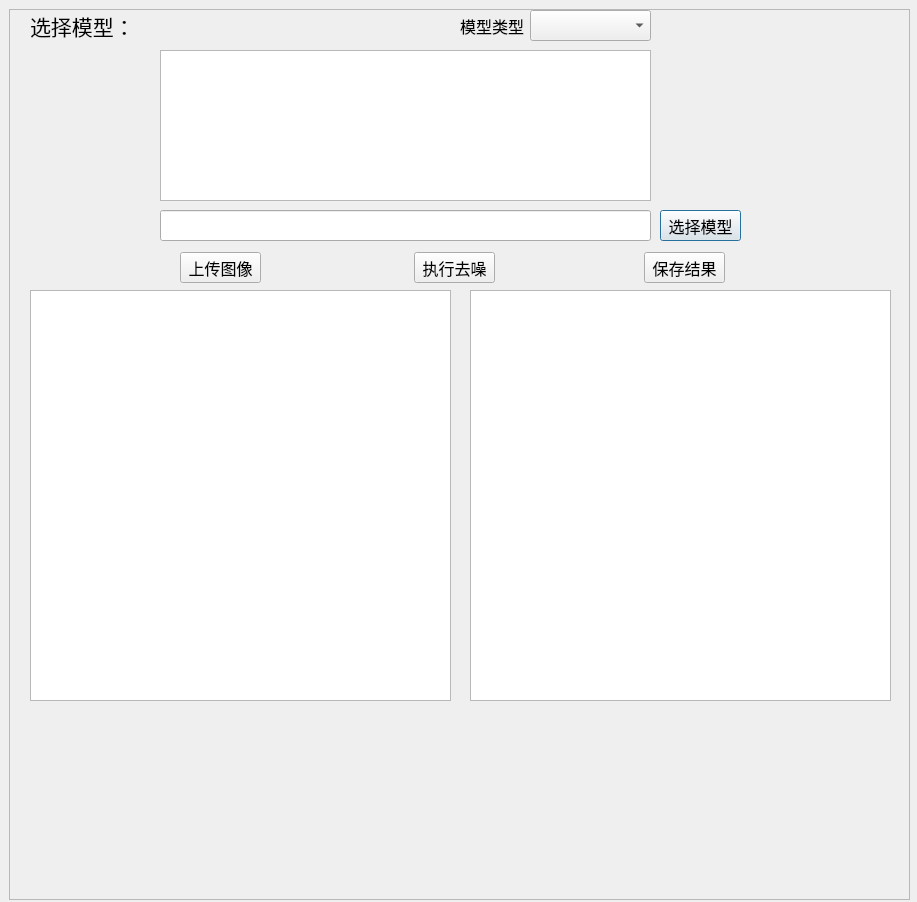
<?xml version="1.0" encoding="UTF-8"?>
<ui version="4.0">
 <class>quzao</class>
 <widget class="QDialog" name="quzao">
  <property name="geometry">
   <rect>
    <x>0</x>
    <y>0</y>
    <width>917</width>
    <height>902</height>
   </rect>
  </property>
  <property name="windowTitle">
   <string>分割图像</string>
  </property>
  <property name="windowIcon">
   <iconset>
    <normaloff>image/logo.ico</normaloff>image/logo.ico</iconset>
  </property>
  <widget class="QPushButton" name="pushButton_2">
   <property name="geometry">
    <rect>
     <x>660</x>
     <y>210</y>
     <width>81</width>
     <height>31</height>
    </rect>
   </property>
   <property name="font">
    <font>
     <family>宋体</family>
     <pointsize>12</pointsize>
    </font>
   </property>
   <property name="text">
    <string>选择模型</string>
   </property>
  </widget>
  <widget class="QPushButton" name="pushButton_4">
   <property name="geometry">
    <rect>
     <x>180</x>
     <y>252</y>
     <width>81</width>
     <height>31</height>
    </rect>
   </property>
   <property name="font">
    <font>
     <family>宋体</family>
     <pointsize>12</pointsize>
    </font>
   </property>
   <property name="text">
    <string>上传图像</string>
   </property>
  </widget>
  <widget class="QLabel" name="label">
   <property name="geometry">
    <rect>
     <x>30</x>
     <y>290</y>
     <width>421</width>
     <height>411</height>
    </rect>
   </property>
   <property name="text">
    <string/>
   </property>
  </widget>
  <widget class="QLabel" name="label_3">
   <property name="geometry">
    <rect>
     <x>30</x>
     <y>10</y>
     <width>110</width>
     <height>31</height>
    </rect>
   </property>
   <property name="font">
    <font>
     <family>宋体</family>
     <pointsize>16</pointsize>
     <weight>50</weight>
     <bold>false</bold>
    </font>
   </property>
   <property name="text">
    <string>选择模型：</string>
   </property>
  </widget>
  <widget class="QListView" name="listView_3">
   <property name="geometry">
    <rect>
     <x>30</x>
     <y>290</y>
     <width>421</width>
     <height>411</height>
    </rect>
   </property>
  </widget>
  <widget class="QFrame" name="frame">
   <property name="geometry">
    <rect>
     <x>9</x>
     <y>9</y>
     <width>901</width>
     <height>891</height>
    </rect>
   </property>
   <property name="frameShape">
    <enum>QFrame::StyledPanel</enum>
   </property>
   <property name="frameShadow">
    <enum>QFrame::Raised</enum>
   </property>
  </widget>
  <widget class="QListView" name="listView_2">
   <property name="geometry">
    <rect>
     <x>470</x>
     <y>290</y>
     <width>421</width>
     <height>411</height>
    </rect>
   </property>
  </widget>
  <widget class="QPushButton" name="pushButton_6">
   <property name="geometry">
    <rect>
     <x>644</x>
     <y>252</y>
     <width>81</width>
     <height>31</height>
    </rect>
   </property>
   <property name="font">
    <font>
     <family>宋体</family>
     <pointsize>12</pointsize>
    </font>
   </property>
   <property name="text">
    <string>保存结果</string>
   </property>
  </widget>
  <widget class="QPushButton" name="pushButton_5">
   <property name="geometry">
    <rect>
     <x>414</x>
     <y>252</y>
     <width>81</width>
     <height>31</height>
    </rect>
   </property>
   <property name="font">
    <font>
     <family>宋体</family>
     <pointsize>12</pointsize>
    </font>
   </property>
   <property name="text">
    <string>执行去噪</string>
   </property>
  </widget>
  <widget class="QLabel" name="label_2">
   <property name="geometry">
    <rect>
     <x>470</x>
     <y>290</y>
     <width>431</width>
     <height>411</height>
    </rect>
   </property>
   <property name="text">
    <string/>
   </property>
  </widget>
  <widget class="QLabel" name="label_4">
   <property name="geometry">
    <rect>
     <x>460</x>
     <y>10</y>
     <width>71</width>
     <height>31</height>
    </rect>
   </property>
   <property name="font">
    <font>
     <family>宋体</family>
     <pointsize>12</pointsize>
    </font>
   </property>
   <property name="text">
    <string>模型类型</string>
   </property>
  </widget>
  <widget class="QListView" name="listView">
   <property name="geometry">
    <rect>
     <x>160</x>
     <y>50</y>
     <width>491</width>
     <height>151</height>
    </rect>
   </property>
   <property name="font">
    <font>
     <family>Calibri</family>
     <pointsize>12</pointsize>
    </font>
   </property>
  </widget>
  <widget class="QLineEdit" name="lineEdit">
   <property name="geometry">
    <rect>
     <x>160</x>
     <y>210</y>
     <width>491</width>
     <height>31</height>
    </rect>
   </property>
   <property name="font">
    <font>
     <family>Calibri</family>
     <pointsize>12</pointsize>
    </font>
   </property>
  </widget>
  <widget class="QComboBox" name="comboBox">
   <property name="geometry">
    <rect>
     <x>530</x>
     <y>10</y>
     <width>121</width>
     <height>31</height>
    </rect>
   </property>
   <property name="font">
    <font>
     <family>宋体</family>
     <pointsize>12</pointsize>
    </font>
   </property>
  </widget>
  <zorder>frame</zorder>
  <zorder>pushButton_2</zorder>
  <zorder>pushButton_4</zorder>
  <zorder>label_3</zorder>
  <zorder>listView_3</zorder>
  <zorder>listView_2</zorder>
  <zorder>pushButton_6</zorder>
  <zorder>pushButton_5</zorder>
  <zorder>label_4</zorder>
  <zorder>listView</zorder>
  <zorder>lineEdit</zorder>
  <zorder>label</zorder>
  <zorder>label_2</zorder>
  <zorder>comboBox</zorder>
 </widget>
 <resources/>
 <connections/>
</ui>
